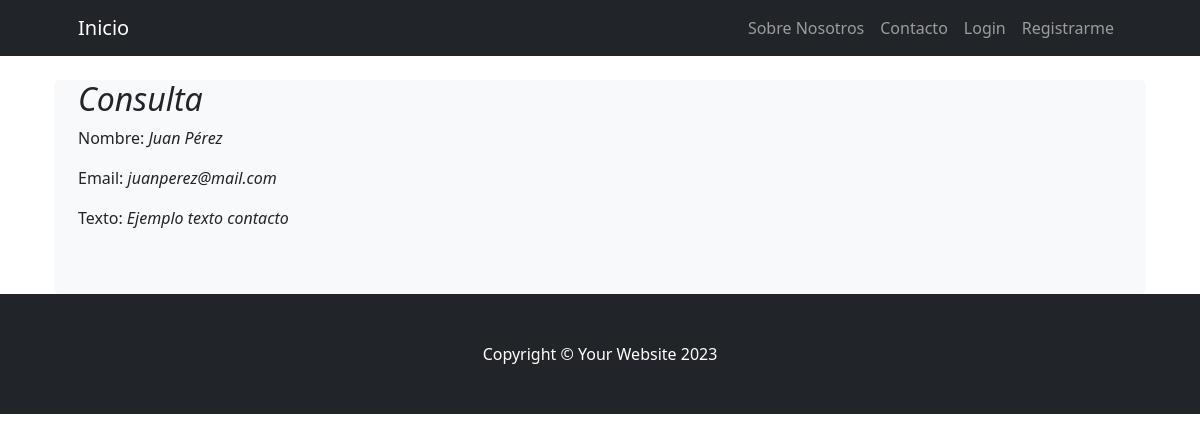
The page /contactodetail/1/ on the database its author committed.
### Preentrega3App/models.py (models this page shows)
class Contacto(models.Model):
    nombre_contacto = models.CharField(max_length=25)
    mail_contacto = models.EmailField()
    asunto_contacto = models.CharField(max_length=30)
    texto_contacto = models.CharField(max_length=700)
    class Meta:
        verbose_name_plural = "Contacto"

### Preentrega3App/views.py (the view)
# urls.py: path('contactodetail/<pk>/', views.contactoDetail.as_view(), name = 'ContactoDetail'),
class contactoDetail (DetailView):
    model = Contacto
    template_name = "Preentrega3App/contacto_detail.html"

### Preentrega3App/Templates/Preentrega3App/contacto_detail.html (shortened to what this page needs)
<!DOCTYPE html>
<html lang="en">
{% extends "Preentrega3App/padre.html" %}
{% load static %}
{% block Contenidoquecambia %}
<section class="pt-4">
    <div class="container px-lg-5">
        <div class="row gx-lg-5">
            <div class="card bg-light border-0 h-auto">
            <div class="col-lg-6 col-xxl-4 mb-5">
                        <h2> <i> {{object.asunto_contacto}}</i> </h2>
                        <p>Nombre: <i>{{object.nombre_contacto}}</i></p>
                        <p>Email: <i>{{object.mail_contacto}}</i></p>
                        <p>Texto: <i>{{object.texto_contacto}}</i></p>
                    </div>
                </div>
            </div>
        </div>
</section>
{% endblock %}

### rows shown on the page
Contacto: asunto_contacto "Consulta", nombre_contacto "Juan Pérez", mail_contacto "juanperez@mail.com", texto_contacto "Ejemplo texto contacto"
